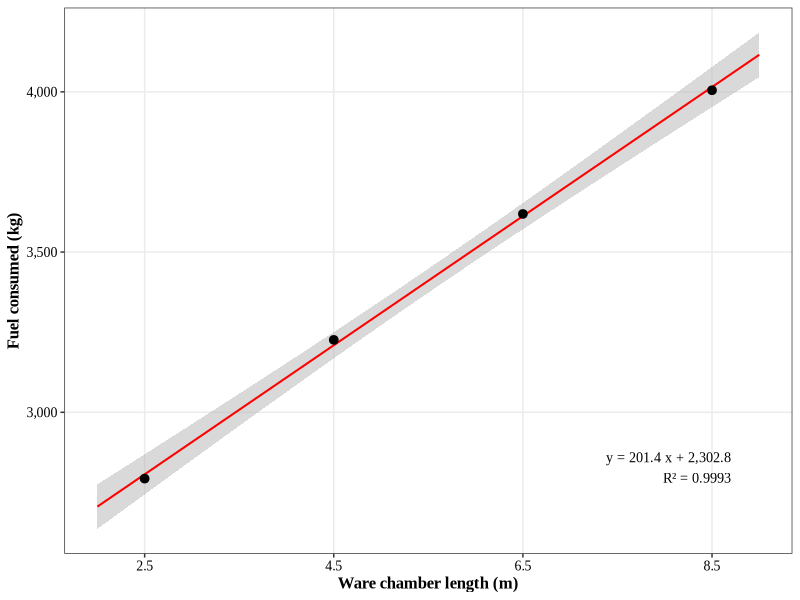
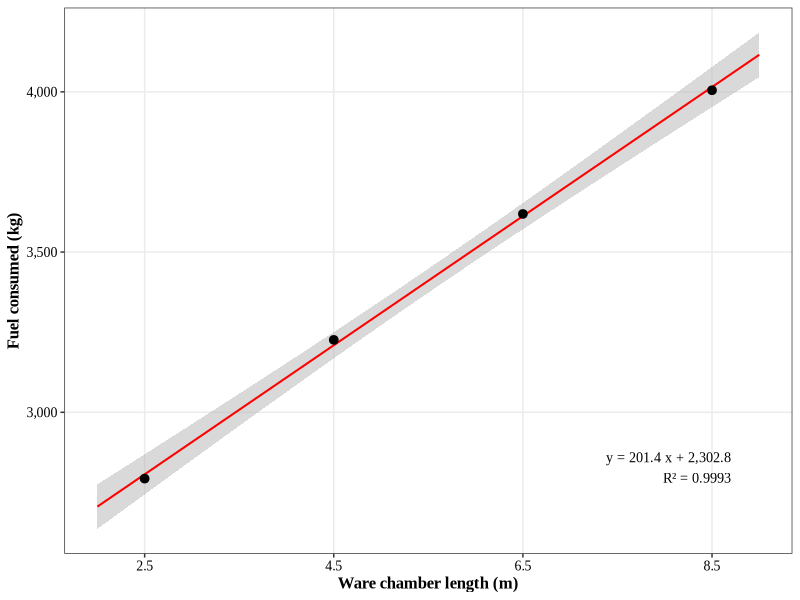
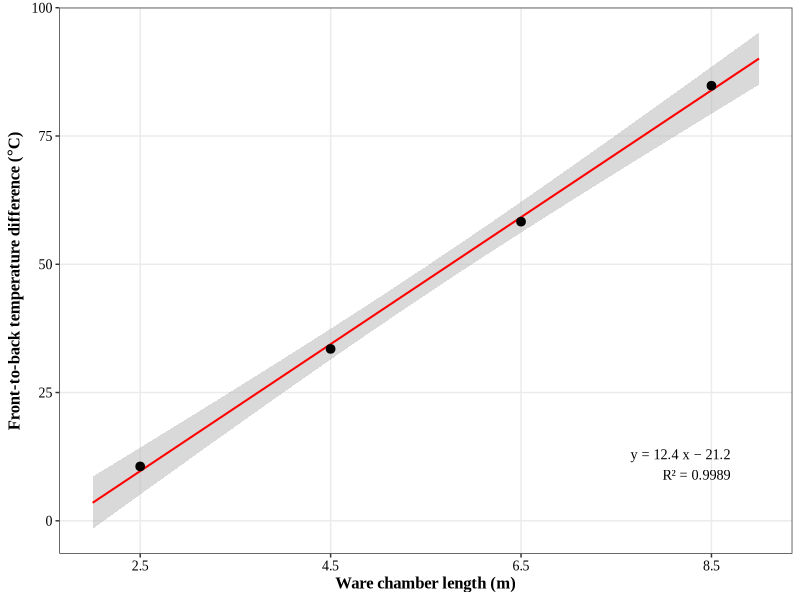
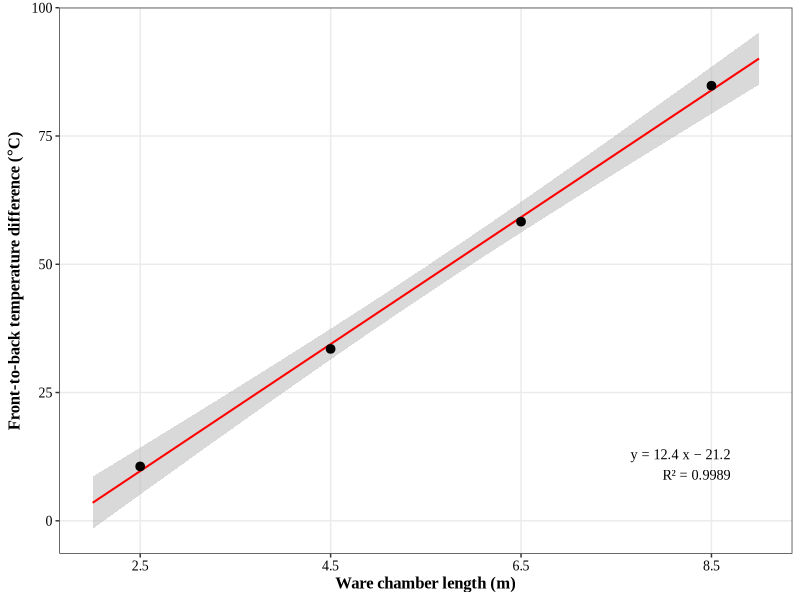
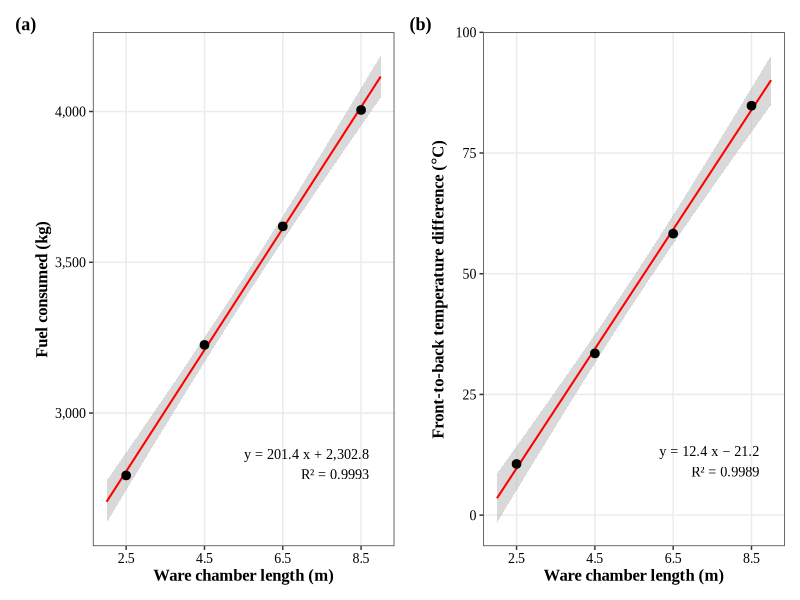
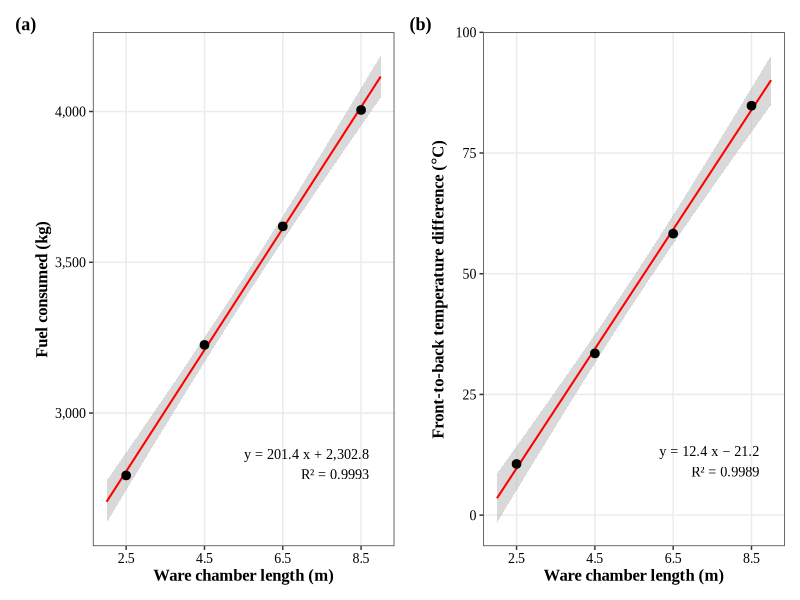

Recreate these plots in R, in order.
library(ggplot2)
library(here)
library(patchwork)

FONT <- "Times New Roman"

df <- read.csv(here("./Data/Kiln_Length.csv"), fileEncoding = "UTF-8")

kiln_theme <- theme_bw() +
    theme(text = element_text(family = FONT),
        plot.title = element_text(hjust = 0.5, size = 12, face = 'bold'),
        axis.title.x = element_text(size = 12, colour = "black", face = 'bold'),
        axis.title.y = element_text(size = 12, colour = "black", face = 'bold'),
        axis.text = element_text(size = 10, colour = "black"),
        panel.grid.minor = element_blank())

eqn <- function(fit, ydigits = 1) {
    b <- coef(fit)
    sprintf("y = %s x %s %s\nR² = %.4f",
            format(round(b[2], ydigits), big.mark = ","),
            ifelse(b[1] < 0, "−", "+"),
            format(round(abs(b[1]), ydigits), big.mark = ","),
            summary(fit)$r.squared)
}

f3 <- lm(fuel_kg ~ length_m, data = df)

p3 <- ggplot(df, aes(x = length_m, y = fuel_kg)) +

    geom_smooth(method = "lm", formula = y ~ x, se = TRUE, fullrange = TRUE,
                colour = "red", fill = "grey70", alpha = 0.5, linewidth = 0.7) +
    geom_point(colour = "black", size = 2.6) +
    annotate("text", x = 8.7, y = 2780, hjust = 1, vjust = 0, size = 3.6,
             family = FONT, label = eqn(f3)) +
    scale_x_continuous(breaks = df$length_m, limits = c(2.0, 9.0)) +
    scale_y_continuous(labels = function(v) format(v, big.mark = ",")) +
    xlab("Ware chamber length (m)") +
    ylab("Fuel consumed (kg)") +
    kiln_theme
ggsave(here("./Graph/Scatter(Fuel_by_length).tiff"), p3, dpi = 300, width = 5, height = 5, units = 'in', bg = "white", compression = "lzw")
ggsave(here("./Graph/Scatter(Fuel_by_length).jpeg"), p3, dpi = 300, width = 5, height = 5, units = 'in', bg = "white", quality = 95)

f4 <- lm(spread_C ~ length_m, data = df)

p4 <- ggplot(df, aes(x = length_m, y = spread_C)) +

    geom_smooth(method = "lm", formula = y ~ x, se = TRUE, fullrange = TRUE,
                colour = "red", fill = "grey70", alpha = 0.5, linewidth = 0.7) +
    geom_point(colour = "black", size = 2.6) +
    annotate("text", x = 8.7, y = 8, hjust = 1, vjust = 0, size = 3.6,
             family = FONT, label = eqn(f4)) +
    scale_x_continuous(breaks = df$length_m, limits = c(2.0, 9.0)) +
    xlab("Ware chamber length (m)") +
    ylab(expression(bold(paste("Front-to-back temperature difference (", degree, "C)")))) +
    kiln_theme
ggsave(here("./Graph/Scatter(Spread_by_length).tiff"), p4, dpi = 300, width = 5, height = 5, units = 'in', bg = "white", compression = "lzw")
ggsave(here("./Graph/Scatter(Spread_by_length).jpeg"), p4, dpi = 300, width = 5, height = 5, units = 'in', bg = "white", quality = 95)

fig <- p3 + p4 + plot_annotation(tag_levels = "a", tag_prefix = "(", tag_suffix = ")") &
    theme(plot.tag = element_text(family = FONT, size = 13, face = "bold"))
ggsave(here("./Graph/Fig_Length.tiff"), fig, dpi = 300, width = 10, height = 5, units = 'in', bg = "white", compression = "lzw")
ggsave(here("./Graph/Fig_Length.jpeg"), fig, dpi = 300, width = 10, height = 5, units = 'in', bg = "white", quality = 95)
